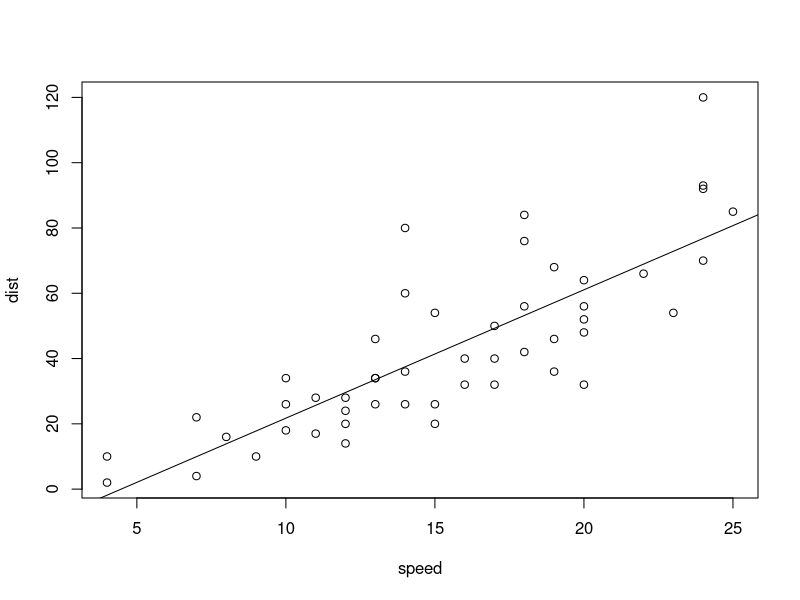
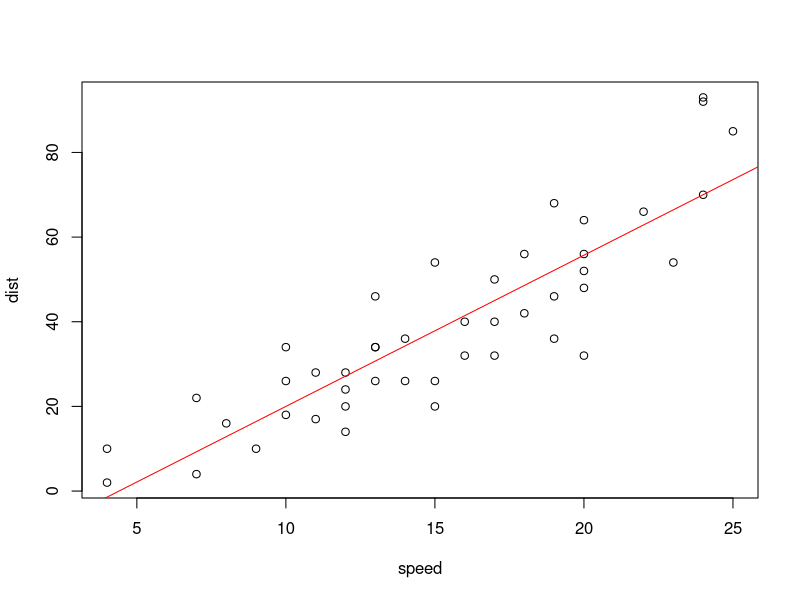

R code for these plots, in order:
# cars is another pre-loaded data table
dt = cars
head(dt)

# To find properties like the mean and standard deviation, refer to these functions
mean(dt$speed)
sd(dt$speed)

# The $ references specific columns in a data table
# With :, you can refer to items in columns by index
dt[1:5,1]

# It's simple to plot a data table like this
plot(dt)
# If we want to fit this data with a model, we do this for a linear fit
fit = lm(dist~speed, dt)
abline(fit)

# We can retrieve stats for our model fit, like the r squared value, like this
summary(fit)$r.squared

# To improve our fit, we can do an outlier removal
residuals = abs(fit$residuals)

# Now establish a while loop that can remove values iteratively until our r squared value improves to 0.75
n = 0
while((summary(fit)$r.squared)<0.75)
  {
  dt = dt[which(residuals != max(residuals)),]
  fit = lm(dist~speed, data = dt)
  residuals = abs(fit$residuals)
  n=n+1
  }

# We we replot the line and new r squared
plot(dt)
abline(fit, col = 'red')

# And lastly, printing our results
cat("Number of outliers removed = ",n, "\nNew r squared value = ",summary(fit)$r.squared)


